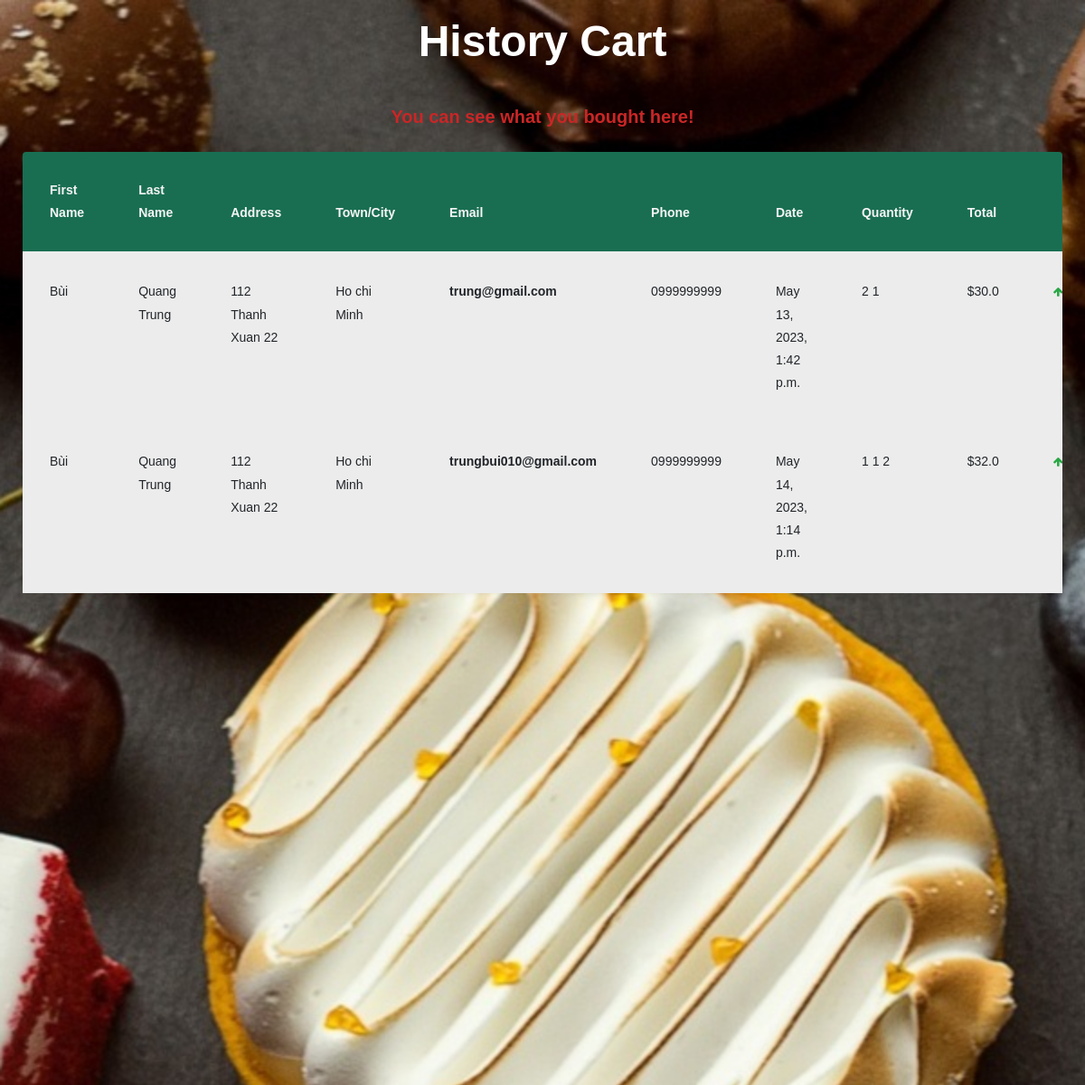
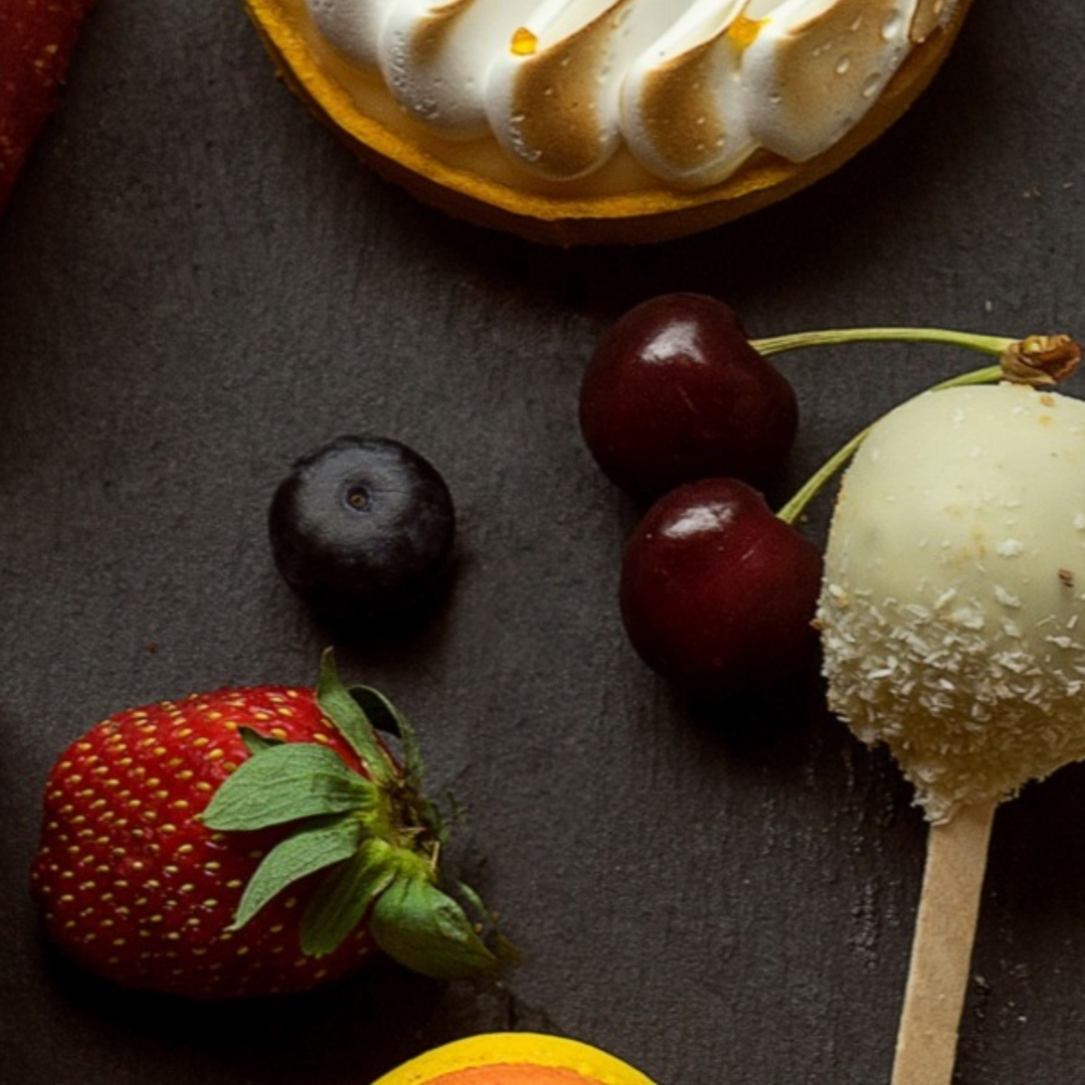
The app's page /history/ (signed in) with its own data (2 pictures, top to bottom).
### cakeshop/models.py (models this page shows, shortened)
class Bill(models.Model):
    user = models.ForeignKey(User, on_delete=models.CASCADE)
    email = models.EmailField()
    first_name = models.CharField(max_length=50)
    last_name = models.CharField(max_length=50)
    address = models.CharField(max_length=255)
    town_city = models.CharField(max_length=50)
    phone_number = models.CharField(max_length=12)
    add_information = models.TextField(max_length=500, null=True, blank=True)
    cake_list = models.JSONField()
    total_price = models.DecimalField(max_digits=10, decimal_places=2)
    date = models.DateTimeField(auto_now_add=True)

### cakeshop/views.py (the view)
# urls.py: path('history/', views.BillView.get_all_bill, name='purchase_history'),
    def get_all_bill(request):
        bill_list = Bill.objects.filter(user=request.user)
        bills = []
        for bill in bill_list:
            cake_list = json.loads(bill.cake_list)
            new_bill = {'id': bill.id, 'email': bill.email, 'phone_number': bill.phone_number,
                        'first_name': bill.first_name, 'last_name': bill.last_name,
                        'town_city': bill.town_city, 'address': bill.address,
                        'date': bill.date, 'note': bill.add_information,
                        'cake_list': cake_list, 'total': float(bill.total_price)}
            bills.append(new_bill)
        context = {'bills': bills}
        return render(request, 'cakeshop/purchase_history.html', context)

### cakeshop/templates/cakeshop/purchase_history.html (shortened to what this page needs)
<!doctype html>
<html lang="en">
{% load static %}
<head>
    <link rel="stylesheet" href="https://stackpath.bootstrapcdn.com/font-awesome/4.7.0/css/font-awesome.min.css">
    <link rel="stylesheet" href="{% static 'css/purchase_history.css' %}">
    <link rel="stylesheet" href="{% static 'css/purchase_history-costume.css' %}">
</head>
<body>
    <section class="ftco-section background__htrc" style="
        background-image: url(/static/img/slider_3.png);
        background-position: center !important;
        background-size: cover !important;
        background-repeat: no-repeat;
        width: 100%;
        height: 300vh;
        padding: 10px;">
        <div class="container-fluid">
            <div class="row justify-content-center">
                <div class="col-md-6 text-center mb-4">
                    <h2 class="heading-section">History Cart</h2>
                </div>
            </div>
            <div class="row">
                <div class="col-md-12">
                    <h3 class="h5 mb-4 text-center text-center-color">You can see what you bought here!</h3>
                    <div class="table-wrap">
                        <table class="table myaccordion table-hover" id="accordion">
                            <thead>
                                <tr>
                                    <th class="row_baground-cl">First Name</th>
                                    <th class="row_baground-cl">Last Name</th>
                                    <th class="row_baground-cl">Address</th>
                                    <th class="row_baground-cl">Town/City</th>
                                    <th class="row_baground-cl">Email</th>
                                    <th class="row_baground-cl">Phone</th>
                                    <th class="row_baground-cl">Date</th>
                                    <th class="row_baground-cl">Quantity</th>
                                    <th class="row_baground-cl">Total</th>
                                    <th class="row_baground-cl">&nbsp;</th>
                                </tr>
                            </thead>
                            <tbody>
                                {% for billItem in bills %}
                                <tr data-toggle="collapse" data-target="#collapseOne_{{ billItem.id }}" aria-expanded="true"
                                    aria-controls="collapseOne_{{ billItem.id }}">
                                    <td>{{billItem.first_name}}</td>
                                    <td>{{billItem.last_name}}</td>
                                    <td>{{billItem.address}}</td>
                                    <td>{{billItem.town_city}}</td>
                                    <th scope="row">{{billItem.email}}</th>
                                    <td>{{billItem.phone_number}}</td>
                                    <td>{{billItem.date}}</td>
                                    <td>
                                        {% for cake in billItem.cake_list %}
                                        {{ cake.quantity }}
                                        {% endfor %}
                                    </td>
                                    <td>${{ billItem.total }}</td>
                                    <td>
                                        <i class="fa" aria-hidden="true"></i>
                                    </td>
                                </tr>
                                {% endfor %}
                            </tbody>
                        </table>
                    </div>
                </div>
            </div>
        </div>
    </section>
</body>
</html>

### cakeshop/static/css/purchase_history-costume.css (style rules this page uses)
.table-wrap { border-radius: 4px; }
.heading-section { font-size: 48px !important; font-weight: 700; color: rgb(255, 255, 255); }
.text-center-color { color: rgb(202, 38, 38); font-weight: 600; }
.row_baground-cl { background-color: rgb(25, 110, 82) !important; color: whitesmoke !important; }

### records on screen
Bill: first_name "Bùi", last_name "Quang Trung", address "112 Thanh Xuan 22", town_city "Ho chi Minh", email "trung@gmail.com", phone_number "0999999999", date "May 13, 2023, 1:42 p.m."
Bill: first_name "Bùi", last_name "Quang Trung", address "112 Thanh Xuan 22", town_city "Ho chi Minh", email "trungbui010@gmail.com", phone_number "0999999999", date "May 14, 2023, 1:14 p.m."

### other values on screen
{{ cake.quantity }} "2" "1" "1" "1" "2"
{{ billItem.total }} "30.0" "32.0"
